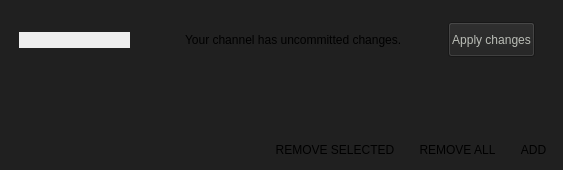
     <widget class="QWidget" name="contents_list">
      <property name="sizePolicy">
       <sizepolicy hsizetype="Preferred" vsizetype="Preferred">
        <horstretch>0</horstretch>
        <verstretch>0</verstretch>
       </sizepolicy>
      </property>
      <property name="palette">
       <palette>
        <active>
         <colorrole role="WindowText">
          <brush brushstyle="SolidPattern">
           <color alpha="255">
            <red>0</red>
            <green>0</green>
            <blue>0</blue>
           </color>
          </brush>
         </colorrole>
         <colorrole role="Button">
          <brush brushstyle="SolidPattern">
           <color alpha="255">
            <red>32</red>
            <green>32</green>
            <blue>32</blue>
           </color>
          </brush>
         </colorrole>
         <colorrole role="Light">
          <brush brushstyle="SolidPattern">
           <color alpha="255">
            <red>255</red>
            <green>255</green>
            <blue>255</blue>
           </color>
          </brush>
         </colorrole>
         <colorrole role="Midlight">
          <brush brushstyle="SolidPattern">
           <color alpha="255">
            <red>246</red>
            <green>246</green>
            <blue>245</blue>
           </color>
          </brush>
         </colorrole>
         <colorrole role="Dark">
          <brush brushstyle="SolidPattern">
           <color alpha="255">
            <red>119</red>
            <green>119</green>
            <blue>118</blue>
           </color>
          </brush>
         </colorrole>
         <colorrole role="Mid">
          <brush brushstyle="SolidPattern">
           <color alpha="255">
            <red>159</red>
            <green>159</green>
            <blue>157</blue>
           </color>
          </brush>
         </colorrole>
         <colorrole role="Text">
          <brush brushstyle="SolidPattern">
           <color alpha="255">
            <red>0</red>
            <green>0</green>
            <blue>0</blue>
           </color>
          </brush>
         </colorrole>
         <colorrole role="BrightText">
          <brush brushstyle="SolidPattern">
           <color alpha="255">
            <red>255</red>
            <green>255</green>
            <blue>255</blue>
           </color>
          </brush>
         </colorrole>
         <colorrole role="ButtonText">
          <brush brushstyle="SolidPattern">
           <color alpha="255">
            <red>0</red>
            <green>0</green>
            <blue>0</blue>
           </color>
          </brush>
         </colorrole>
         <colorrole role="Base">
          <brush brushstyle="SolidPattern">
           <color alpha="255">
            <red>32</red>
            <green>32</green>
            <blue>32</blue>
           </color>
          </brush>
         </colorrole>
         <colorrole role="Window">
          <brush brushstyle="SolidPattern">
           <color alpha="255">
            <red>32</red>
            <green>32</green>
            <blue>32</blue>
           </color>
          </brush>
         </colorrole>
         <colorrole role="Shadow">
          <brush brushstyle="SolidPattern">
           <color alpha="255">
            <red>0</red>
            <green>0</green>
            <blue>0</blue>
           </color>
          </brush>
         </colorrole>
         <colorrole role="AlternateBase">
          <brush brushstyle="SolidPattern">
           <color alpha="255">
            <red>246</red>
            <green>246</green>
            <blue>245</blue>
           </color>
          </brush>
         </colorrole>
         <colorrole role="ToolTipBase">
          <brush brushstyle="SolidPattern">
           <color alpha="255">
            <red>255</red>
            <green>255</green>
            <blue>220</blue>
           </color>
          </brush>
         </colorrole>
         <colorrole role="ToolTipText">
          <brush brushstyle="SolidPattern">
           <color alpha="255">
            <red>0</red>
            <green>0</green>
            <blue>0</blue>
           </color>
          </brush>
         </colorrole>
        </active>
        <inactive>
         <colorrole role="WindowText">
          <brush brushstyle="SolidPattern">
           <color alpha="255">
            <red>0</red>
            <green>0</green>
            <blue>0</blue>
           </color>
          </brush>
         </colorrole>
         <colorrole role="Button">
          <brush brushstyle="SolidPattern">
           <color alpha="255">
            <red>32</red>
            <green>32</green>
            <blue>32</blue>
           </color>
          </brush>
         </colorrole>
         <colorrole role="Light">
          <brush brushstyle="SolidPattern">
           <color alpha="255">
            <red>255</red>
            <green>255</green>
            <blue>255</blue>
           </color>
          </brush>
         </colorrole>
         <colorrole role="Midlight">
          <brush brushstyle="SolidPattern">
           <color alpha="255">
            <red>246</red>
            <green>246</green>
            <blue>245</blue>
           </color>
          </brush>
         </colorrole>
         <colorrole role="Dark">
          <brush brushstyle="SolidPattern">
           <color alpha="255">
            <red>119</red>
            <green>119</green>
            <blue>118</blue>
           </color>
          </brush>
         </colorrole>
         <colorrole role="Mid">
          <brush brushstyle="SolidPattern">
           <color alpha="255">
            <red>159</red>
            <green>159</green>
            <blue>157</blue>
           </color>
          </brush>
         </colorrole>
         <colorrole role="Text">
          <brush brushstyle="SolidPattern">
           <color alpha="255">
            <red>0</red>
            <green>0</green>
            <blue>0</blue>
           </color>
          </brush>
         </colorrole>
         <colorrole role="BrightText">
          <brush brushstyle="SolidPattern">
           <color alpha="255">
            <red>255</red>
            <green>255</green>
            <blue>255</blue>
           </color>
          </brush>
         </colorrole>
         <colorrole role="ButtonText">
          <brush brushstyle="SolidPattern">
           <color alpha="255">
            <red>0</red>
            <green>0</green>
            <blue>0</blue>
           </color>
          </brush>
         </colorrole>
         <colorrole role="Base">
          <brush brushstyle="SolidPattern">
           <color alpha="255">
            <red>32</red>
            <green>32</green>
            <blue>32</blue>
           </color>
          </brush>
         </colorrole>
         <colorrole role="Window">
          <brush brushstyle="SolidPattern">
           <color alpha="255">
            <red>32</red>
            <green>32</green>
            <blue>32</blue>
           </color>
          </brush>
         </colorrole>
         <colorrole role="Shadow">
          <brush brushstyle="SolidPattern">
           <color alpha="255">
            <red>0</red>
            <green>0</green>
            <blue>0</blue>
           </color>
          </brush>
         </colorrole>
         <colorrole role="AlternateBase">
          <brush brushstyle="SolidPattern">
           <color alpha="255">
            <red>246</red>
            <green>246</green>
            <blue>245</blue>
           </color>
          </brush>
         </colorrole>
         <colorrole role="ToolTipBase">
          <brush brushstyle="SolidPattern">
           <color alpha="255">
            <red>255</red>
            <green>255</green>
            <blue>220</blue>
           </color>
          </brush>
         </colorrole>
         <colorrole role="ToolTipText">
          <brush brushstyle="SolidPattern">
           <color alpha="255">
            <red>0</red>
            <green>0</green>
            <blue>0</blue>
           </color>
          </brush>
         </colorrole>
        </inactive>
        <disabled>
         <colorrole role="WindowText">
          <brush brushstyle="SolidPattern">
           <color alpha="255">
            <red>119</red>
            <green>119</green>
            <blue>118</blue>
           </color>
          </brush>
         </colorrole>
         <colorrole role="Button">
          <brush brushstyle="SolidPattern">
           <color alpha="255">
            <red>32</red>
            <green>32</green>
            <blue>32</blue>
           </color>
          </brush>
         </colorrole>
         <colorrole role="Light">
          <brush brushstyle="SolidPattern">
           <color alpha="255">
            <red>255</red>
            <green>255</green>
            <blue>255</blue>
           </color>
          </brush>
         </colorrole>
         <colorrole role="Midlight">
          <brush brushstyle="SolidPattern">
           <color alpha="255">
            <red>246</red>
            <green>246</green>
            <blue>245</blue>
           </color>
          </brush>
         </colorrole>
         <colorrole role="Dark">
          <brush brushstyle="SolidPattern">
           <color alpha="255">
            <red>119</red>
            <green>119</green>
            <blue>118</blue>
           </color>
          </brush>
         </colorrole>
         <colorrole role="Mid">
          <brush brushstyle="SolidPattern">
           <color alpha="255">
            <red>159</red>
            <green>159</green>
            <blue>157</blue>
           </color>
          </brush>
         </colorrole>
         <colorrole role="Text">
          <brush brushstyle="SolidPattern">
           <color alpha="255">
            <red>119</red>
            <green>119</green>
            <blue>118</blue>
           </color>
          </brush>
         </colorrole>
         <colorrole role="BrightText">
          <brush brushstyle="SolidPattern">
           <color alpha="255">
            <red>255</red>
            <green>255</green>
            <blue>255</blue>
           </color>
          </brush>
         </colorrole>
         <colorrole role="ButtonText">
          <brush brushstyle="SolidPattern">
           <color alpha="255">
            <red>119</red>
            <green>119</green>
            <blue>118</blue>
           </color>
          </brush>
         </colorrole>
         <colorrole role="Base">
          <brush brushstyle="SolidPattern">
           <color alpha="255">
            <red>32</red>
            <green>32</green>
            <blue>32</blue>
           </color>
          </brush>
         </colorrole>
         <colorrole role="Window">
          <brush brushstyle="SolidPattern">
           <color alpha="255">
            <red>32</red>
            <green>32</green>
            <blue>32</blue>
           </color>
          </brush>
         </colorrole>
         <colorrole role="Shadow">
          <brush brushstyle="SolidPattern">
           <color alpha="255">
            <red>0</red>
            <green>0</green>
            <blue>0</blue>
           </color>
          </brush>
         </colorrole>
         <colorrole role="AlternateBase">
          <brush brushstyle="SolidPattern">
           <color alpha="255">
            <red>238</red>
            <green>238</green>
            <blue>236</blue>
           </color>
          </brush>
         </colorrole>
         <colorrole role="ToolTipBase">
          <brush brushstyle="SolidPattern">
           <color alpha="255">
            <red>255</red>
            <green>255</green>
            <blue>220</blue>
           </color>
          </brush>
         </colorrole>
         <colorrole role="ToolTipText">
          <brush brushstyle="SolidPattern">
           <color alpha="255">
            <red>0</red>
            <green>0</green>
            <blue>0</blue>
           </color>
          </brush>
         </colorrole>
        </disabled>
       </palette>
      </property>
      <property name="cursor">
       <cursorShape>ArrowCursor</cursorShape>
      </property>
      <property name="windowTitle">
       <string>Form</string>
      </property>
      <property name="autoFillBackground">
       <bool>false</bool>
      </property>
      <layout class="QVBoxLayout" name="verticallayout">
       <property name="spacing">
        <number>0</number>
       </property>
       <property name="leftMargin">
        <number>0</number>
       </property>
       <property name="topMargin">
        <number>0</number>
       </property>
       <property name="rightMargin">
        <number>0</number>
       </property>
       <property name="bottomMargin">
        <number>0</number>
       </property>
       <item>
        <widget class="QWidget" name="top_bar_container" native="true">
         <property name="sizePolicy">
          <sizepolicy hsizetype="Preferred" vsizetype="Fixed">
           <horstretch>0</horstretch>
           <verstretch>0</verstretch>
          </sizepolicy>
         </property>
         <property name="minimumSize">
          <size>
           <width>0</width>
           <height>80</height>
          </size>
         </property>
         <property name="baseSize">
          <size>
           <width>0</width>
           <height>50</height>
          </size>
         </property>
         <layout class="QHBoxLayout" name="top_bar">
          <property name="sizeConstraint">
           <enum>QLayout::SetDefaultConstraint</enum>
          </property>
          <item>
           <spacer name="horizontalSpacer">
            <property name="orientation">
             <enum>Qt::Horizontal</enum>
            </property>
            <property name="sizeType">
             <enum>QSizePolicy::Fixed</enum>
            </property>
            <property name="sizeHint" stdset="0">
             <size>
              <width>10</width>
              <height>20</height>
             </size>
            </property>
           </spacer>
          </item>
          <item>
           <widget class="QLineEdit" name="search_edit">
            <property name="sizePolicy">
             <sizepolicy hsizetype="Fixed" vsizetype="Fixed">
              <horstretch>0</horstretch>
              <verstretch>0</verstretch>
             </sizepolicy>
            </property>
            <property name="baseSize">
             <size>
              <width>200</width>
              <height>0</height>
             </size>
            </property>
            <property name="styleSheet">
             <string notr="true">QLineEdit {
background-color: #eee;
border: none;
padding-left: 5px;
border-radius: 14px;
color: black;
}</string>
            </property>
            <property name="text">
             <string/>
            </property>
           </widget>
          </item>
          <item>
           <spacer name="horizontalSpacer_2">
            <property name="orientation">
             <enum>Qt::Horizontal</enum>
            </property>
            <property name="sizeHint" stdset="0">
             <size>
              <width>40</width>
              <height>20</height>
             </size>
            </property>
           </spacer>
          </item>
          <item>
           <widget class="QWidget" name="dirty_channel_bar" native="true">
            <property name="autoFillBackground">
             <bool>false</bool>
            </property>
            <property name="styleSheet">
             <string notr="true"/>
            </property>
            <layout class="QHBoxLayout" name="dirty_channel_bar_layout">
             <item>
              <widget class="QLabel" name="label_69">
               <property name="autoFillBackground">
                <bool>false</bool>
               </property>
               <property name="text">
                <string>Your channel has uncommitted changes.</string>
               </property>
              </widget>
             </item>
             <item>
              <spacer name="horizontalSpacer_38">
               <property name="orientation">
                <enum>Qt::Horizontal</enum>
               </property>
               <property name="sizeHint" stdset="0">
                <size>
                 <width>40</width>
                 <height>20</height>
                </size>
               </property>
              </spacer>
             </item>
             <item>
              <widget class="QPushButton" name="edit_channel_commit_button">
               <property name="enabled">
                <bool>true</bool>
               </property>
               <property name="sizePolicy">
                <sizepolicy hsizetype="Minimum" vsizetype="Fixed">
                 <horstretch>0</horstretch>
                 <verstretch>0</verstretch>
                </sizepolicy>
               </property>
               <property name="minimumSize">
                <size>
                 <width>0</width>
                 <height>35</height>
                </size>
               </property>
               <property name="palette">
                <palette>
                 <active>
                  <colorrole role="Button">
                   <brush brushstyle="SolidPattern">
                    <color alpha="255">
                     <red>32</red>
                     <green>32</green>
                     <blue>32</blue>
                    </color>
                   </brush>
                  </colorrole>
                  <colorrole role="ButtonText">
                   <brush brushstyle="SolidPattern">
                    <color alpha="255">
                     <red>186</red>
                     <green>189</green>
                     <blue>182</blue>
                    </color>
                   </brush>
                  </colorrole>
                  <colorrole role="Base">
                   <brush brushstyle="SolidPattern">
                    <color alpha="255">
                     <red>32</red>
                     <green>32</green>
                     <blue>32</blue>
                    </color>
                   </brush>
                  </colorrole>
                  <colorrole role="Window">
                   <brush brushstyle="SolidPattern">
                    <color alpha="255">
                     <red>32</red>
                     <green>32</green>
                     <blue>32</blue>
                    </color>
                   </brush>
                  </colorrole>
                 </active>
                 <inactive>
                  <colorrole role="Button">
                   <brush brushstyle="SolidPattern">
                    <color alpha="255">
                     <red>32</red>
                     <green>32</green>
                     <blue>32</blue>
                    </color>
                   </brush>
                  </colorrole>
                  <colorrole role="ButtonText">
                   <brush brushstyle="SolidPattern">
                    <color alpha="255">
                     <red>186</red>
                     <green>189</green>
                     <blue>182</blue>
                    </color>
                   </brush>
                  </colorrole>
                  <colorrole role="Base">
                   <brush brushstyle="SolidPattern">
                    <color alpha="255">
                     <red>32</red>
                     <green>32</green>
                     <blue>32</blue>
                    </color>
                   </brush>
                  </colorrole>
                  <colorrole role="Window">
                   <brush brushstyle="SolidPattern">
                    <color alpha="255">
                     <red>32</red>
                     <green>32</green>
                     <blue>32</blue>
                    </color>
                   </brush>
                  </colorrole>
                 </inactive>
                 <disabled>
                  <colorrole role="Button">
                   <brush brushstyle="SolidPattern">
                    <color alpha="255">
                     <red>32</red>
                     <green>32</green>
                     <blue>32</blue>
                    </color>
                   </brush>
                  </colorrole>
                  <colorrole role="ButtonText">
                   <brush brushstyle="SolidPattern">
                    <color alpha="255">
                     <red>190</red>
                     <green>190</green>
                     <blue>190</blue>
                    </color>
                   </brush>
                  </colorrole>
                  <colorrole role="Base">
                   <brush brushstyle="SolidPattern">
                    <color alpha="255">
                     <red>32</red>
                     <green>32</green>
                     <blue>32</blue>
                    </color>
                   </brush>
                  </colorrole>
                  <colorrole role="Window">
                   <brush brushstyle="SolidPattern">
                    <color alpha="255">
                     <red>32</red>
                     <green>32</green>
                     <blue>32</blue>
                    </color>
                   </brush>
                  </colorrole>
                 </disabled>
                </palette>
               </property>
               <property name="toolTip">
                <string>Apply changes to your channel and publish the new version</string>
               </property>
               <property name="autoFillBackground">
                <bool>false</bool>
               </property>
               <property name="text">
                <string>Apply changes</string>
               </property>
               <property name="checkable">
                <bool>false</bool>
               </property>
               <property name="checked">
                <bool>false</bool>
               </property>
              </widget>
             </item>
             <item>
              <spacer name="horizontalSpacer_36">
               <property name="orientation">
                <enum>Qt::Horizontal</enum>
               </property>
               <property name="sizeType">
                <enum>QSizePolicy::Fixed</enum>
               </property>
               <property name="sizeHint" stdset="0">
                <size>
                 <width>10</width>
                 <height>20</height>
                </size>
               </property>
              </spacer>
             </item>
            </layout>
           </widget>
          </item>
         </layout>
        </widget>
       </item>
       <item>
        <widget class="ChannelsTableView" name="torrents_table" native="true">
         <property name="sizePolicy">
          <sizepolicy hsizetype="MinimumExpanding" vsizetype="Preferred">
           <horstretch>0</horstretch>
           <verstretch>0</verstretch>
          </sizepolicy>
         </property>
         <property name="minimumSize">
          <size>
           <width>500</width>
           <height>50</height>
          </size>
         </property>
         <property name="palette">
          <palette>
           <active>
            <colorrole role="Button">
             <brush brushstyle="SolidPattern">
              <color alpha="255">
               <red>32</red>
               <green>32</green>
               <blue>32</blue>
              </color>
             </brush>
            </colorrole>
            <colorrole role="Base">
             <brush brushstyle="SolidPattern">
              <color alpha="255">
               <red>32</red>
               <green>32</green>
               <blue>32</blue>
              </color>
             </brush>
            </colorrole>
            <colorrole role="Window">
             <brush brushstyle="SolidPattern">
              <color alpha="255">
               <red>32</red>
               <green>32</green>
               <blue>32</blue>
              </color>
             </brush>
            </colorrole>
            <colorrole role="Highlight">
             <brush brushstyle="SolidPattern">
              <color alpha="255">
               <red>85</red>
               <green>87</green>
               <blue>83</blue>
              </color>
             </brush>
            </colorrole>
           </active>
           <inactive>
            <colorrole role="Button">
             <brush brushstyle="SolidPattern">
              <color alpha="255">
               <red>32</red>
               <green>32</green>
               <blue>32</blue>
              </color>
             </brush>
            </colorrole>
            <colorrole role="Base">
             <brush brushstyle="SolidPattern">
              <color alpha="255">
               <red>32</red>
               <green>32</green>
               <blue>32</blue>
              </color>
             </brush>
            </colorrole>
            <colorrole role="Window">
             <brush brushstyle="SolidPattern">
              <color alpha="255">
               <red>32</red>
               <green>32</green>
               <blue>32</blue>
              </color>
             </brush>
            </colorrole>
            <colorrole role="Highlight">
             <brush brushstyle="SolidPattern">
              <color alpha="255">
               <red>85</red>
               <green>87</green>
               <blue>83</blue>
              </color>
             </brush>
            </colorrole>
           </inactive>
           <disabled>
            <colorrole role="Button">
             <brush brushstyle="SolidPattern">
              <color alpha="255">
               <red>32</red>
               <green>32</green>
               <blue>32</blue>
              </color>
             </brush>
            </colorrole>
            <colorrole role="Base">
             <brush brushstyle="SolidPattern">
              <color alpha="255">
               <red>32</red>
               <green>32</green>
               <blue>32</blue>
              </color>
             </brush>
            </colorrole>
            <colorrole role="Window">
             <brush brushstyle="SolidPattern">
              <color alpha="255">
               <red>32</red>
               <green>32</green>
               <blue>32</blue>
              </color>
             </brush>
            </colorrole>
            <colorrole role="Highlight">
             <brush brushstyle="SolidPattern">
              <color alpha="255">
               <red>145</red>
               <green>145</green>
               <blue>145</blue>
              </color>
             </brush>
            </colorrole>
           </disabled>
          </palette>
         </property>
         <property name="styleSheet">
          <string notr="true">QTableView {
    border: none;
    font-size: 13px;
    outline: 0;
    }
    QTableView::item {
    color: white;
    height: 40px;
    border-bottom: 1px solid #303030;
    }


QTableView::item::hover {
    background-color: rgba(255,255,255, 50);
    }

    QHeaderView {
    background-color: transparent;
    }
    QHeaderView::section {
    background-color: transparent;
    border: none;
    color: #B5B5B5;
    padding: 10px;
    font-size: 14px;
    border-bottom: 1px solid #303030;
    }
    QHeaderView::section:hover {
    color: white;
    }
    QTableCornerButton::section {
    background-color: transparent;
    }
    QHeaderView::section:up-arrow {
    color: white;
    }
    QHeaderView::section:down-arrow {
    color: white;
    }
</string>
         </property>
        </widget>
       </item>
       <item>
        <widget class="QWidget" name="buttons_container" native="true">
         <property name="maximumSize">
          <size>
           <width>16777215</width>
           <height>50</height>
          </size>
         </property>
         <layout class="QHBoxLayout" name="horizontalLayout_15">
          <property name="spacing">
           <number>8</number>
          </property>
          <property name="leftMargin">
           <number>8</number>
          </property>
          <property name="topMargin">
           <number>8</number>
          </property>
          <property name="rightMargin">
           <number>8</number>
          </property>
          <property name="bottomMargin">
           <number>8</number>
          </property>
          <item>
           <spacer name="horizontalSpacer_22">
            <property name="orientation">
             <enum>Qt::Horizontal</enum>
            </property>
            <property name="sizeHint" stdset="0">
             <size>
              <width>40</width>
              <height>20</height>
             </size>
            </property>
           </spacer>
          </item>
          <item>
           <widget class="EllipseButton" name="remove_selected_button">
            <property name="sizePolicy">
             <sizepolicy hsizetype="Preferred" vsizetype="Fixed">
              <horstretch>0</horstretch>
              <verstretch>0</verstretch>
             </sizepolicy>
            </property>
            <property name="minimumSize">
             <size>
              <width>0</width>
              <height>24</height>
             </size>
            </property>
            <property name="maximumSize">
             <size>
              <width>16777215</width>
              <height>24</height>
             </size>
            </property>
            <property name="cursor">
             <cursorShape>PointingHandCursor</cursorShape>
            </property>
            <property name="styleSheet">
             <string notr="true">border-radius: 12px;
padding-left: 4px;
padding-right: 4px;</string>
            </property>
            <property name="text">
             <string>REMOVE SELECTED</string>
            </property>
           </widget>
          </item>
          <item>
           <widget class="EllipseButton" name="remove_all_button">
            <property name="sizePolicy">
             <sizepolicy hsizetype="Preferred" vsizetype="Fixed">
              <horstretch>0</horstretch>
              <verstretch>0</verstretch>
             </sizepolicy>
            </property>
            <property name="minimumSize">
             <size>
              <width>0</width>
              <height>24</height>
             </size>
            </property>
            <property name="maximumSize">
             <size>
              <width>16777215</width>
              <height>24</height>
             </size>
            </property>
            <property name="cursor">
             <cursorShape>PointingHandCursor</cursorShape>
            </property>
            <property name="styleSheet">
             <string notr="true">border-radius: 12px;
padding-left: 4px;
padding-right: 4px;</string>
            </property>
            <property name="text">
             <string>REMOVE ALL</string>
            </property>
           </widget>
          </item>
          <item>
           <widget class="EllipseButton" name="add_button">
            <property name="sizePolicy">
             <sizepolicy hsizetype="Preferred" vsizetype="Fixed">
              <horstretch>0</horstretch>
              <verstretch>0</verstretch>
             </sizepolicy>
            </property>
            <property name="minimumSize">
             <size>
              <width>0</width>
              <height>24</height>
             </size>
            </property>
            <property name="maximumSize">
             <size>
              <width>16777215</width>
              <height>24</height>
             </size>
            </property>
            <property name="cursor">
             <cursorShape>PointingHandCursor</cursorShape>
            </property>
            <property name="styleSheet">
             <string notr="true">border-radius: 12px;
padding-left: 4px;
padding-right: 4px;</string>
            </property>
            <property name="text">
             <string>ADD</string>
            </property>
           </widget>
          </item>
         </layout>
        </widget>
       </item>
      </layout>
     </widget>
